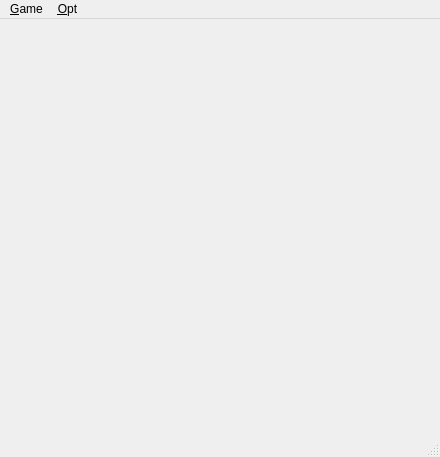
<?xml version="1.0" encoding="UTF-8"?>
<ui version="4.0">
 <class>MainWindow</class>
 <widget class="QMainWindow" name="MainWindow">
  <property name="geometry">
   <rect>
    <x>0</x>
    <y>0</y>
    <width>440</width>
    <height>457</height>
   </rect>
  </property>
  <property name="windowTitle">
   <string>Draughts-client</string>
  </property>
  <widget class="QWidget" name="centralWidget"/>
  <widget class="QMenuBar" name="menuBar">
   <property name="geometry">
    <rect>
     <x>0</x>
     <y>0</y>
     <width>440</width>
     <height>31</height>
    </rect>
   </property>
   <widget class="QMenu" name="menuNew_Gam">
    <property name="title">
     <string>&amp;Game</string>
    </property>
    <addaction name="actionInput_host"/>
   </widget>
   <widget class="QMenu" name="menuOpt">
    <property name="title">
     <string>&amp;Opt</string>
    </property>
    <addaction name="actionMake_a_draw"/>
    <addaction name="actionGive_up"/>
   </widget>
   <addaction name="menuNew_Gam"/>
   <addaction name="menuOpt"/>
  </widget>
  <widget class="QStatusBar" name="statusBar"/>
  <action name="actionNew_game">
   <property name="text">
    <string>New game</string>
   </property>
  </action>
  <action name="actionInput_host">
   <property name="text">
    <string>Input host</string>
   </property>
  </action>
  <action name="actionMake_a_draw">
   <property name="text">
    <string>Make a draw</string>
   </property>
  </action>
  <action name="actionGive_up">
   <property name="text">
    <string>Give up</string>
   </property>
  </action>
 </widget>
 <layoutdefault spacing="6" margin="11"/>
 <resources/>
 <connections/>
</ui>
